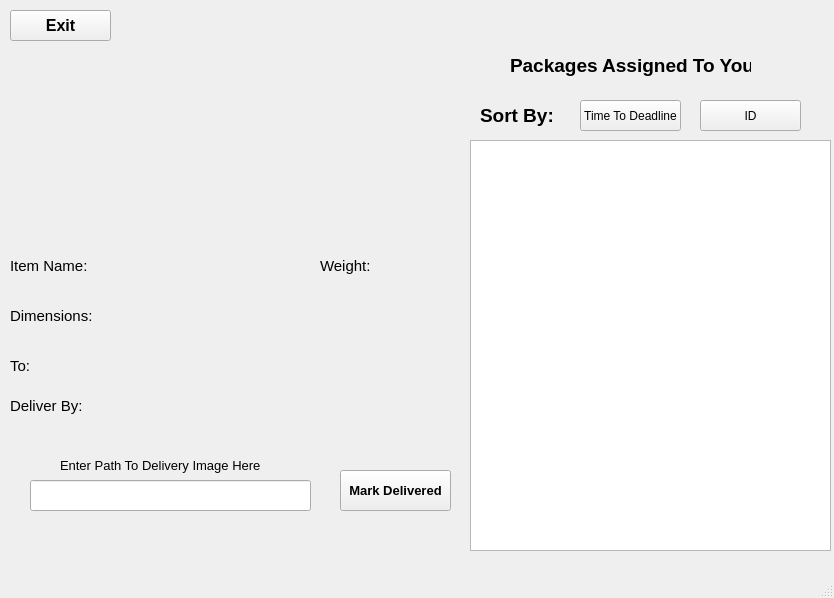
<?xml version="1.0" encoding="UTF-8"?>
<ui version="4.0">
 <class>MainWindow</class>
 <widget class="QMainWindow" name="MainWindow">
  <property name="geometry">
   <rect>
    <x>0</x>
    <y>0</y>
    <width>834</width>
    <height>598</height>
   </rect>
  </property>
  <property name="windowTitle">
   <string>MainWindow</string>
  </property>
  <widget class="QWidget" name="centralwidget">
   <widget class="QLabel" name="courierLabel">
    <property name="geometry">
     <rect>
      <x>140</x>
      <y>10</y>
      <width>451</width>
      <height>20</height>
     </rect>
    </property>
    <property name="font">
     <font>
      <underline>true</underline>
     </font>
    </property>
    <property name="text">
     <string/>
    </property>
    <property name="alignment">
     <set>Qt::AlignCenter</set>
    </property>
   </widget>
   <widget class="QPushButton" name="exitBtn">
    <property name="geometry">
     <rect>
      <x>10</x>
      <y>10</y>
      <width>101</width>
      <height>31</height>
     </rect>
    </property>
    <property name="font">
     <font>
      <pointsize>12</pointsize>
      <bold>true</bold>
     </font>
    </property>
    <property name="text">
     <string>Exit</string>
    </property>
   </widget>
   <widget class="QListWidget" name="pkgList">
    <property name="geometry">
     <rect>
      <x>470</x>
      <y>140</y>
      <width>361</width>
      <height>411</height>
     </rect>
    </property>
   </widget>
   <widget class="QLabel" name="label_5">
    <property name="geometry">
     <rect>
      <x>510</x>
      <y>50</y>
      <width>241</width>
      <height>31</height>
     </rect>
    </property>
    <property name="font">
     <font>
      <pointsize>14</pointsize>
      <bold>true</bold>
     </font>
    </property>
    <property name="text">
     <string>Packages Assigned To You</string>
    </property>
   </widget>
   <widget class="QPushButton" name="sortTTDBtn">
    <property name="geometry">
     <rect>
      <x>580</x>
      <y>100</y>
      <width>101</width>
      <height>31</height>
     </rect>
    </property>
    <property name="text">
     <string>Time To Deadline</string>
    </property>
   </widget>
   <widget class="QLabel" name="label_3">
    <property name="geometry">
     <rect>
      <x>480</x>
      <y>100</y>
      <width>91</width>
      <height>31</height>
     </rect>
    </property>
    <property name="font">
     <font>
      <pointsize>14</pointsize>
      <bold>true</bold>
     </font>
    </property>
    <property name="text">
     <string>Sort By:</string>
    </property>
   </widget>
   <widget class="QPushButton" name="sortIDBtn">
    <property name="geometry">
     <rect>
      <x>700</x>
      <y>100</y>
      <width>101</width>
      <height>31</height>
     </rect>
    </property>
    <property name="text">
     <string>ID</string>
    </property>
   </widget>
   <widget class="QLabel" name="label_10">
    <property name="geometry">
     <rect>
      <x>0</x>
      <y>330</y>
      <width>91</width>
      <height>31</height>
     </rect>
    </property>
    <property name="text">
     <string/>
    </property>
   </widget>
   <widget class="QLabel" name="label_6">
    <property name="geometry">
     <rect>
      <x>90</x>
      <y>100</y>
      <width>261</width>
      <height>131</height>
     </rect>
    </property>
    <property name="text">
     <string/>
    </property>
   </widget>
   <widget class="QLabel" name="currentpkgID">
    <property name="geometry">
     <rect>
      <x>80</x>
      <y>70</y>
      <width>331</width>
      <height>21</height>
     </rect>
    </property>
    <property name="font">
     <font>
      <pointsize>14</pointsize>
      <bold>true</bold>
     </font>
    </property>
    <property name="text">
     <string/>
    </property>
   </widget>
   <widget class="QLabel" name="toaddrLabel">
    <property name="geometry">
     <rect>
      <x>10</x>
      <y>350</y>
      <width>411</width>
      <height>31</height>
     </rect>
    </property>
    <property name="font">
     <font>
      <pointsize>11</pointsize>
     </font>
    </property>
    <property name="text">
     <string>To:</string>
    </property>
   </widget>
   <widget class="QLabel" name="weightLabel">
    <property name="geometry">
     <rect>
      <x>320</x>
      <y>250</y>
      <width>151</width>
      <height>31</height>
     </rect>
    </property>
    <property name="font">
     <font>
      <pointsize>11</pointsize>
     </font>
    </property>
    <property name="text">
     <string>Weight:</string>
    </property>
   </widget>
   <widget class="QLabel" name="dimensionsLabel">
    <property name="geometry">
     <rect>
      <x>10</x>
      <y>300</y>
      <width>461</width>
      <height>31</height>
     </rect>
    </property>
    <property name="font">
     <font>
      <pointsize>11</pointsize>
     </font>
    </property>
    <property name="text">
     <string>Dimensions:</string>
    </property>
   </widget>
   <widget class="QLabel" name="itemnameLabel">
    <property name="geometry">
     <rect>
      <x>10</x>
      <y>250</y>
      <width>291</width>
      <height>31</height>
     </rect>
    </property>
    <property name="font">
     <font>
      <pointsize>11</pointsize>
     </font>
    </property>
    <property name="text">
     <string>Item Name:</string>
    </property>
   </widget>
   <widget class="QLabel" name="deliverdateLabel">
    <property name="geometry">
     <rect>
      <x>10</x>
      <y>390</y>
      <width>201</width>
      <height>31</height>
     </rect>
    </property>
    <property name="font">
     <font>
      <pointsize>11</pointsize>
     </font>
    </property>
    <property name="text">
     <string>Deliver By:</string>
    </property>
   </widget>
   <widget class="QPushButton" name="deliveredBtn">
    <property name="geometry">
     <rect>
      <x>340</x>
      <y>470</y>
      <width>111</width>
      <height>41</height>
     </rect>
    </property>
    <property name="font">
     <font>
      <pointsize>10</pointsize>
      <bold>true</bold>
     </font>
    </property>
    <property name="text">
     <string>Mark Delivered</string>
    </property>
   </widget>
   <widget class="QLineEdit" name="deliveryimgline">
    <property name="geometry">
     <rect>
      <x>30</x>
      <y>480</y>
      <width>281</width>
      <height>31</height>
     </rect>
    </property>
   </widget>
   <widget class="QLabel" name="deliverdateLabel_2">
    <property name="geometry">
     <rect>
      <x>60</x>
      <y>450</y>
      <width>211</width>
      <height>31</height>
     </rect>
    </property>
    <property name="font">
     <font>
      <pointsize>10</pointsize>
     </font>
    </property>
    <property name="text">
     <string>Enter Path To Delivery Image Here</string>
    </property>
   </widget>
   <widget class="QLabel" name="errorLabel">
    <property name="geometry">
     <rect>
      <x>50</x>
      <y>520</y>
      <width>251</width>
      <height>31</height>
     </rect>
    </property>
    <property name="font">
     <font>
      <pointsize>10</pointsize>
      <bold>true</bold>
     </font>
    </property>
    <property name="text">
     <string/>
    </property>
   </widget>
  </widget>
  <widget class="QMenuBar" name="menubar">
   <property name="geometry">
    <rect>
     <x>0</x>
     <y>0</y>
     <width>834</width>
     <height>22</height>
    </rect>
   </property>
  </widget>
  <widget class="QStatusBar" name="statusbar"/>
 </widget>
 <resources/>
 <connections/>
</ui>
